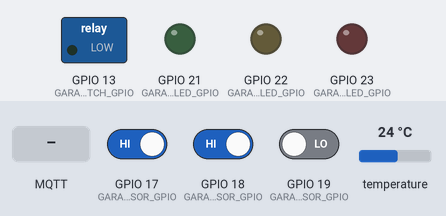
This sketch was run on a simulated ESP32. On the bench: switched loads named in the sketch (green lamp = pin HIGH), output pins drawn as LEDs (lit = HIGH). The test bench sets the inputs (shaded band); at power-on: GPIO 17 (GARAGE_DOOR_OPEN_MAGNETIC_SENSOR_GPIO) HIGH, GPIO 18 (GARAGE_DOOR_CLOSED_MAGNETIC_SENSOR_GPIO) HIGH, GPIO 19 (GARAGE_DOOR_OPENER_ACTIVE_SENSOR_GPIO) LOW, temperature 24 °C. WiFi joins after 1.5 s; servers stay silent unless stated; no MQTT or app messages arrive unless stated; what the sketch prints to the serial monitor is not drawn.

Above: at 2.7 s.
2.8 s: GPIO 17 (GARAGE_DOOR_OPEN_MAGNETIC_SENSOR_GPIO) driven LOW
At 3.4 s:
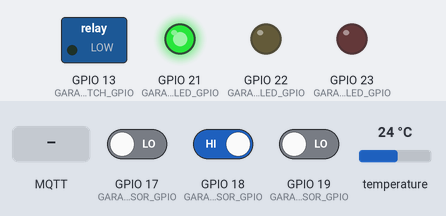
4.3 s: GPIO 18 (GARAGE_DOOR_CLOSED_MAGNETIC_SENSOR_GPIO) driven LOW
At 4.6 s:
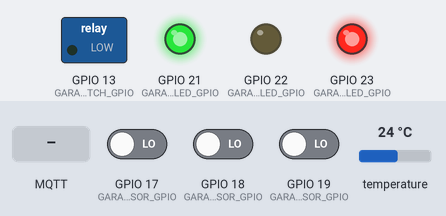
5.8 s: GPIO 19 (GARAGE_DOOR_OPENER_ACTIVE_SENSOR_GPIO) driven HIGH
At 6.9 s:
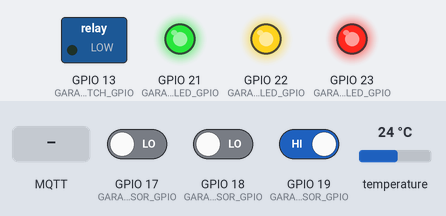
7.3 s: MQTT message "1" arrives on the first subscribed topic
At 7.7 s:
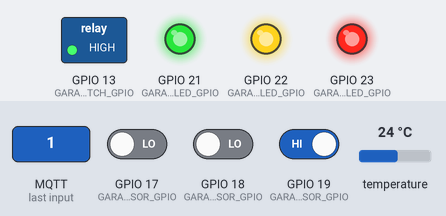
9.3 s: GPIO 17 (GARAGE_DOOR_OPEN_MAGNETIC_SENSOR_GPIO) driven HIGH
At 9.6 s:
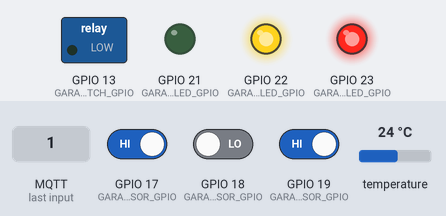
10.8 s: GPIO 18 (GARAGE_DOOR_CLOSED_MAGNETIC_SENSOR_GPIO) driven HIGH
At 11.9 s:
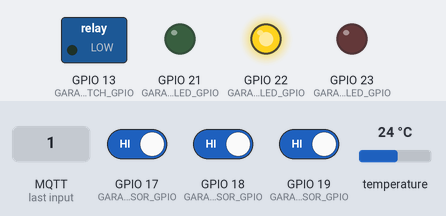
Timing chart, 0 to 13.3 s (numbered marks = the images above; inputs shaded):
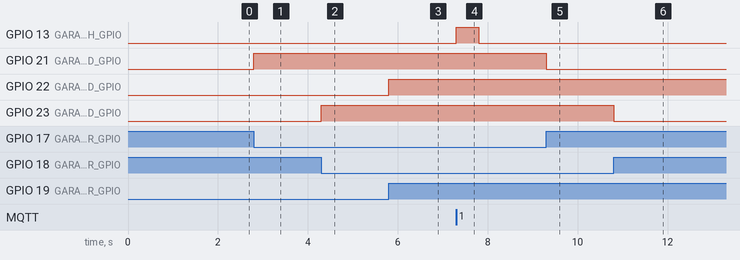

Measured:
- after the input at 2.8 s, GPIO 21 (GARAGE_DOOR_OPEN_INDICATOR_GREEN_LED_GPIO): LOW → HIGH at once
- after the input at 4.3 s, GPIO 23 (GARAGE_DOOR_CLOSED_INDICATOR_RED_LED_GPIO): LOW → HIGH at once
- after the input at 5.8 s, GPIO 22 (GARAGE_DOOR_OPENER_ACTIVE_INDICATOR_YELLOW_LED_GPIO): LOW → HIGH at once
- after the input at 7.3 s, GPIO 13 (GARAGE_DOOR_OPENER_RELAY_SWITCH_GPIO): LOW → HIGH at once, → LOW 0.50 s later
- after the input at 9.3 s, GPIO 21 (GARAGE_DOOR_OPEN_INDICATOR_GREEN_LED_GPIO): HIGH → LOW at once
- after the input at 10.8 s, GPIO 23 (GARAGE_DOOR_CLOSED_INDICATOR_RED_LED_GPIO): HIGH → LOW at once

The sketch:

GarageDoorController.ino
```cpp
#include <Arduino.h>
#include <ESPmDNS.h>
#include <WiFiUdp.h>
#include <ArduinoOTA.h>
#include <WiFiClientSecure.h>
#include <PubSubClient.h>
#include <OneWire.h>
#include <DallasTemperature.h>

#include "Config.h"
#include "MillisDelay.h"

enum DoorState
{
    OPEN = 0,
    CLOSED = 1,
    OPENING = 2,
    CLOSING = 3,
    STOPPED = 4,
    MOVING_IN_UNKNOWN_DIRECTION = 5,
};

struct DoorSensorsReading
{
    bool doorOpen, doorClosed, doorInMotion;

    DoorSensorsReading(bool doorOpen, bool doorClosed, bool doorInMotion)
    {
        this->doorOpen = doorOpen;
        this->doorClosed = doorClosed;
        this->doorInMotion = doorInMotion;
    }
};

void handleIncomingMqttMessage(char *topic, byte *message, unsigned int length);

WiFiClientSecure wifiClientSecure;
PubSubClient mqttClient(MQTT_BROKER_HOST, MQTT_BROKER_PORT, &handleIncomingMqttMessage, wifiClientSecure);

OneWire oneWire(GARAGE_OUTSIDE_TEMP_SENSOR_GPIO);
DallasTemperature tempSensors(&oneWire);

MillisDelay republishCurrentDoorStateDelay;
MillisDelay flakyDoorInMotionSensorDelay;
MillisDelay garageDoorOpenerRelaySwitchDelay;
MillisDelay mqttReconnectDelay;
MillisDelay readAndPublishOutdoorTempDelay;

DoorState lastDoorState = CLOSED;

void setup()
{
    Serial.begin(115200);
    while (!Serial)
        ;

    initGPIO();

    ensureWifiConnection();

    wifiClientSecure.setCACert(root_ca_certificate);
    wifiClientSecure.setCertificate(client_certificate);
    wifiClientSecure.setPrivateKey(client_private_key);

    mqttClient.setSocketTimeout(10);

    ArduinoOTA.setHostname(OTA_HOSTNAME);
    ArduinoOTA.setPasswordHash(OTA_PASSWORD_MD5_HASH);

    ArduinoOTA.onStart([]()
                       {
                           String type;
                           if (ArduinoOTA.getCommand() == U_FLASH)
                           {
                               type = "sketch";
                           }
                           else
                           {
                               type = "filesystem";
                           }
                           Serial.println("[OTA] Start updating " + type);
                       })
        .onEnd([]()
               { Serial.println("\n[OTA] End"); })
        .onProgress([](unsigned int progress, unsigned int total)
                    { Serial.printf("[OTA] Progress: %u%%\r", (progress / (total / 100))); })
        .onError([](ota_error_t error)
                 {
                     Serial.printf("[OTA] Error[%u]: ", error);
                     if (error == OTA_AUTH_ERROR)
                         Serial.println("Auth Failed");
                     else if (error == OTA_BEGIN_ERROR)
                         Serial.println("Begin Failed");
                     else if (error == OTA_CONNECT_ERROR)
                         Serial.println("Connect Failed");
                     else if (error == OTA_RECEIVE_ERROR)
                         Serial.println("Receive Failed");
                     else if (error == OTA_END_ERROR)
                         Serial.println("End Failed");
                 });

    ArduinoOTA.begin();
    tempSensors.begin();

    republishCurrentDoorStateDelay.start(MQTT_REPUBLISH_INTERVAL_MS);
}

void loop()
{
    ensureGarageDoorOpenerTriggerRelease();
    ensureWifiConnection();

    if (connectedToMqttBroker())
    {
        DoorSensorsReading doorSensorsState = readDoorSensors();
        DoorState currentDoorState = calculateDoorState(doorSensorsState, lastDoorState);

        if (currentDoorState != lastDoorState)
        {
            /*
            * The garage_door_opener_active_sensor use a output signal from the garage door opener ment for controlling a warning light.
            * This output signal is a bit flaky and will sporadically read as HIGH, even though the opener is inactive.
            * To remedy this we make sure the sinal is HIGH for å minimum time frame to make sure the opener is actual active and the door in motion.
            */
            if (doorSensorsState.doorInMotion && !flakyDoorInMotionSensorDelay.isRunning())
            {
                flakyDoorInMotionSensorDelay.start(100);
            }
            else if (!doorSensorsState.doorInMotion || flakyDoorInMotionSensorDelay.justFinished())
            {
                publishToMqtt(GARAGE_DOOR_CURRENT_STATE_TOPIC, currentDoorState, true);
                lastDoorState = currentDoorState;
            }
        }
        else
        {
            flakyDoorInMotionSensorDelay.stop();
            if (republishCurrentDoorStateDelay.justFinished())
            {
                republishCurrentDoorStateDelay.restart();
                publishToMqtt(GARAGE_DOOR_CURRENT_STATE_TOPIC, currentDoorState, true);
            }
        }

        readAndPublishOutdoorTemp();

        mqttClient.loop();
    }

    ArduinoOTA.handle();
}

void initGPIO()
{
    pinMode(GARAGE_DOOR_OPENER_RELAY_SWITCH_GPIO, OUTPUT);

    pinMode(GARAGE_DOOR_OPENER_ACTIVE_SENSOR_GPIO, INPUT_PULLDOWN);
    pinMode(GARAGE_DOOR_OPEN_MAGNETIC_SENSOR_GPIO, INPUT);
    pinMode(GARAGE_DOOR_CLOSED_MAGNETIC_SENSOR_GPIO, INPUT);

    pinMode(GARAGE_DOOR_OPEN_INDICATOR_GREEN_LED_GPIO, OUTPUT);
    pinMode(GARAGE_DOOR_OPENER_ACTIVE_INDICATOR_YELLOW_LED_GPIO, OUTPUT);
    pinMode(GARAGE_DOOR_CLOSED_INDICATOR_RED_LED_GPIO, OUTPUT);
}

void ensureWifiConnection()
{
    if (WiFi.status() != WL_CONNECTED)
    {
        Serial.println("[WIFI] Connecting");
        WiFi.enableSTA(true);
        WiFi.begin(WIFI_SSID, WIFI_PASSWORD);

        if (WiFi.waitForConnectResult() == WL_CONNECTED)
        {
            Serial.println("[WIFI] Connected");
            Serial.print("[WIFI] IP address: ");
            Serial.println(WiFi.localIP());
        }
        else
        {
            Serial.println("[WIFI] Failed");
            delay(WIFI_RECOVER_TIME_MS);
            ESP.restart();
        }
    }
}

bool connectedToMqttBroker()
{
    if (!mqttClient.connected() && (!mqttReconnectDelay.isRunning() || mqttReconnectDelay.justFinished()))
    {
        Serial.println("[MQTT] Connecting");

        if (mqttClient.connect(MQTT_CLIENT_ID))
        {
            Serial.println("[MQTT] Connected to broker");
            mqttClient.subscribe(GARAGE_DOOR_OPENER_CONTROL_TOPIC);
            Serial.print("[MQTT] Subscribed to topic: ");
            Serial.println(GARAGE_DOOR_OPENER_CONTROL_TOPIC);
        }
        else
        {
            Serial.print("[MQTT] Connection failed, rc=");
            Serial.println(mqttClient.state());
            mqttReconnectDelay.start(MQTT_RECOVER_TIME_MS);
        }
    }

    return mqttClient.connected();
}

void handleIncomingMqttMessage(char *topic, byte *message, unsigned int length)
{
    String command;

    for (int i = 0; i < length; i++)
    {
        command += (char)message[i];
    }

    if (String(topic) == String(GARAGE_DOOR_OPENER_CONTROL_TOPIC) && command == "1")
    {
        triggerGarageDoorOpener();
    }
}

void triggerGarageDoorOpener()
{
    digitalWrite(GARAGE_DOOR_OPENER_RELAY_SWITCH_GPIO, HIGH);
    garageDoorOpenerRelaySwitchDelay.start(500);
}

void ensureGarageDoorOpenerTriggerRelease()
{
    if (garageDoorOpenerRelaySwitchDelay.justFinished() || !garageDoorOpenerRelaySwitchDelay.isRunning())
    {
        digitalWrite(GARAGE_DOOR_OPENER_RELAY_SWITCH_GPIO, LOW);
    }
}

void publishToMqtt(const char *mqttTopic, int value, boolean retained)
{
    mqttClient.publish(mqttTopic, String(value).c_str(), retained);
}

DoorSensorsReading readDoorSensors()
{
    bool doorOpen = digitalRead(GARAGE_DOOR_OPEN_MAGNETIC_SENSOR_GPIO) == LOW;
    bool doorClosed = digitalRead(GARAGE_DOOR_CLOSED_MAGNETIC_SENSOR_GPIO) == LOW;
    bool doorInMotion = digitalRead(GARAGE_DOOR_OPENER_ACTIVE_SENSOR_GPIO) == HIGH;

    digitalWrite(GARAGE_DOOR_OPEN_INDICATOR_GREEN_LED_GPIO, doorOpen ? HIGH : LOW);
    digitalWrite(GARAGE_DOOR_OPENER_ACTIVE_INDICATOR_YELLOW_LED_GPIO, doorInMotion ? HIGH : LOW);
    digitalWrite(GARAGE_DOOR_CLOSED_INDICATOR_RED_LED_GPIO, doorClosed ? HIGH : LOW);

    return DoorSensorsReading(doorOpen, doorClosed, doorInMotion);
}

DoorState calculateDoorState(DoorSensorsReading doorSensorReading, DoorState lastDoorState)
{
    if (doorSensorReading.doorInMotion)
    {
        if (lastDoorState == CLOSED)
        {
            return OPENING;
        }
        else if (lastDoorState == OPEN)
        {
            return CLOSING;
        }
        else if (lastDoorState == STOPPED)
        {
            return MOVING_IN_UNKNOWN_DIRECTION;
        }
        else
        {
            return lastDoorState;
        }
    }
    else if (doorSensorReading.doorOpen)
    {
        return OPEN;
    }
    else if (doorSensorReading.doorClosed)
    {
        return CLOSED;
    }
    else
    {
        return STOPPED;
    }
}

void readAndPublishOutdoorTemp()
{
    if (!readAndPublishOutdoorTempDelay.isRunning() || readAndPublishOutdoorTempDelay.justFinished())
    {
        tempSensors.requestTemperatures();
        float temp = tempSensors.getTempCByIndex(0);
        mqttClient.publish(GARAGE_OUTDOOR_TEMPERATURE_TOPIC, String(temp).c_str(), true);
        readAndPublishOutdoorTempDelay.start(PUBLISH_OUTDOOR_TEMPERATURE_INTERVAL_MS);
    }
}
```

MillisDelay.cpp
```cpp
// MillisDelay.cpp

/*
 * (c)2018 Forward Computing and Control Pty. Ltd.
 * NSW Australia, www.forward.com.au
 * This code is not warranted to be fit for any purpose. You may only use it at your own risk.
 * This generated code may be freely used for both private and commercial use
 * provided this copyright is maintained.
 */

// include Arduino.h for millis()
#include <Arduino.h>
#include "MillisDelay.h"

MillisDelay::MillisDelay() {
  running = false; // not running on start
  startTime = 0; // not started yet
  finishNow = false; // do not finish early
}

/**
   Start a delay of this many milliseconds
   @param delay in millisconds, 0 means justFinished() will return true on first call
*/
void MillisDelay::start(unsigned long delay) {
  mS_delay = delay;
  startTime = millis();
  running = true;
  finishNow = false; // do not finish early
}

/**
   Stop the delay
   justFinished() will now never return true
   until after start(),restart() or repeat() called again
*/
void MillisDelay::stop() {
  running = false;
  finishNow = false; // do not finish early
}

/**
   repeat()
   Do same delay again but allow for a possible delay in calling justFinished()
*/
void MillisDelay::repeat() {
  startTime = startTime + mS_delay;
  running = true;
  finishNow = false; // do not finish early
}

/**
   restart()
   Start the same delay again starting from now
   Note: use repeat() when justFinished() returns true, if you want a regular repeating delay
*/
void MillisDelay::restart() {
  start(mS_delay);
}

/**
   Force delay to end now
*/
void MillisDelay::finish() {
  finishNow = true; // finish early
}

/**
  Has the delay ended/expired or has finish() been called?
  justFinished() returns true just once when delay first exceeded or the first time it is called after finish() called
*/
bool MillisDelay::justFinished() {
  if (running && (finishNow || ((millis() - startTime) >= mS_delay))) {
    stop();
    return true;
  } // else {
  return false;
}

/**
  Is the delay running, i.e. justFinished() will return true at some time in the future
*/
bool MillisDelay::isRunning() {
  return running;
}

/**
  Returns the last time this delay was started, in mS, by calling start(), repeat() or restart()
  Returns 0 if it has never been started
*/
unsigned long MillisDelay::getStartTime() {
	return startTime;
}

/**
  How many mS remaining until delay finishes
  Returns 0 if justFinished() returned true or stop() called
*/
unsigned long MillisDelay::remaining() {
  if (running) {
    unsigned long mS = millis(); // capture current millis() as it may tick over between uses below
    if (finishNow || ((mS - startTime) >= mS_delay)) {  // check if delay exceeded already but justFinished() has not been called yet
      return 0;
    } else {
      return (mS_delay - (mS - startTime));
    }
  } else { // not running. stop() called or justFinished() returned true
    return 0;
  }
}

/**
  The delay set in mS set in start
*/
unsigned long MillisDelay::delay() {
  return mS_delay;
}
```

MillisDelay.h
```cpp
// MillisDelay.h
#ifndef MILLIS_DELAY_H
#define MILLIS_DELAY_H

/*
 * (c)2018 Forward Computing and Control Pty. Ltd.
 * NSW Australia, www.forward.com.au
 * This code is not warranted to be fit for any purpose. You may only use it at your own risk.
 * This generated code may be freely used for both private and commercial use
 * provided this copyright is maintained.
 */

class MillisDelay {
  public:

    MillisDelay();

    /**
      Start a delay of this many milliseconds
      @param delay in millisconds, 0 means ifFinished() return true on first call
    */
    void start(unsigned long delay);

    /**
       Stop the delay
       justFinished() will now never return true
       until after start(),restart() or repeat() called again
    */
    void stop();

    /**
      repeat()
      Do same delay again but allow for a possible delay in calling justFinished()
    */
    void repeat();

    /**
      restart()
      Start the same delay again starting from now
      Note: use repeat() when justFinished() returns true, if you want a regular repeating delay
    */
    void restart();

    /**
       Force delay to end now
    */
    void finish();

    /**
      Has the delay ended/expired or has finish() been called?
      justFinished() returns true just once when delay first exceeded or the first time it is called after finish() called
    */
    bool justFinished();

    /**
      Is the delay running, i.e. justFinished() will return true at some time in the future
    */
    bool isRunning();

    /**
      Returns the last time this delay was started, in mS, by calling start(), repeat() or restart()
      Returns 0 if it has never been started
    */
    unsigned long getStartTime();

    /**
      How many mS remaining until delay finishes
      Returns 0 if finished or stopped
    */
    unsigned long remaining();

    /**
      The delay set in start
    */
    unsigned long delay();

  private:
    unsigned long mS_delay;
    unsigned long startTime;
    bool running; // true if delay running false when ended
    bool finishNow; // true if finish() called to finish delay early, false after justFinished() returns true
};
#endif
```

Config.h
```cpp
#ifndef Config_h
#define Config_h


// WiFi settings
#define WIFI_SSID "WIFI_SSID"
#define WIFI_PASSWORD "WIFI_PASSWORD"

#define WIFI_RECOVER_TIME_MS 10000 // Wait time after a failed connection attempt

// OTA Update settings
#define OTA_HOSTNAME "gdc-esp32"
#define OTA_PASSWORD_MD5_HASH "MD5_PASSWORD_HASH"

// IO pins settings
#define GARAGE_DOOR_OPENER_RELAY_SWITCH_GPIO 13

#define GARAGE_DOOR_OPEN_MAGNETIC_SENSOR_GPIO 17
#define GARAGE_DOOR_CLOSED_MAGNETIC_SENSOR_GPIO 18
#define GARAGE_DOOR_OPENER_ACTIVE_SENSOR_GPIO 19

#define GARAGE_DOOR_OPEN_INDICATOR_GREEN_LED_GPIO 21
#define GARAGE_DOOR_OPENER_ACTIVE_INDICATOR_YELLOW_LED_GPIO 22
#define GARAGE_DOOR_CLOSED_INDICATOR_RED_LED_GPIO 23

#define GARAGE_OUTSIDE_TEMP_SENSOR_GPIO 27

#define UNUSED_GPIO_1 25
#define UNUSED_GPIO_2 26
#define UNUSED_GPIO_3 32
#define UNUSED_GPIO_4 33

// MQTT settings
#define MQTT_BROKER_HOST "MQTT_BROKER_HOST"
#define MQTT_BROKER_PORT 8883

#define MQTT_CLIENT_ID "garage-door-controller"

#define GARAGE_DOOR_OPENER_CONTROL_TOPIC "home/garage/door-opener/control"
#define GARAGE_DOOR_CURRENT_STATE_TOPIC "home/garage/door/current-state"
#define GARAGE_OUTDOOR_TEMPERATURE_TOPIC "home/garage/outdoor-temperature"

#define MQTT_RECOVER_TIME_MS 10000 // Wait time after a failed connection attempt
#define MQTT_REPUBLISH_INTERVAL_MS 10000

// Other Settings
#define PUBLISH_OUTDOOR_TEMPERATURE_INTERVAL_MS 10000

// TLS settings
const char* root_ca_certificate = \
    "-----BEGIN CERTIFICATE-----\n" \
    "-----END CERTIFICATE-----\n";

const char* client_certificate = \
    "-----BEGIN CERTIFICATE-----\n" \
    "-----END CERTIFICATE-----\n";

const char* client_private_key = \
    "-----BEGIN RSA PRIVATE KEY-----\n" \
    "-----END RSA PRIVATE KEY-----\n";


#endif //Config_h
```
